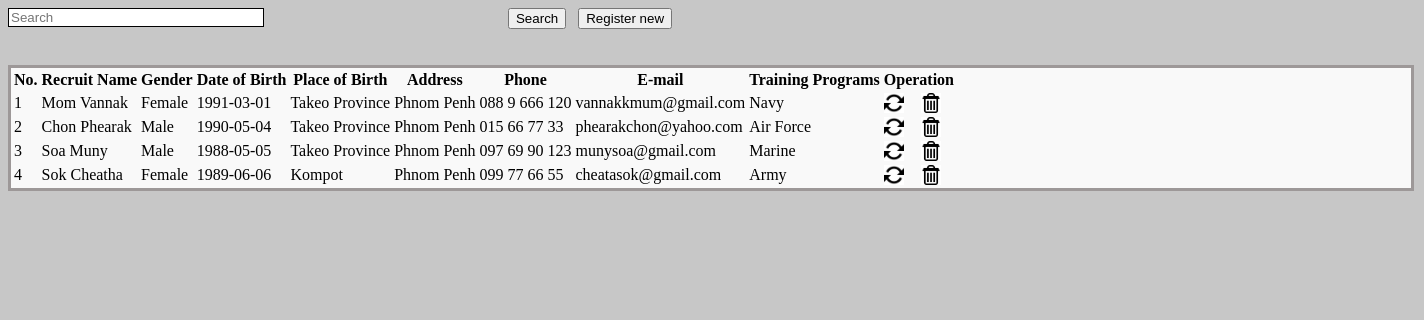
/View_Recruits.php, run on the app's committed database.
### tables this page shows
CREATE TABLE `rec_tbl` (
  `rec_id` int(10) UNSIGNED NOT NULL,
  `f_name` varchar(50) NOT NULL,
  `l_name` varchar(50) NOT NULL,
  `gender` char(10) NOT NULL,
  `dob` date NOT NULL,
  `pob` varchar(100) NOT NULL,
  `address` varchar(100) NOT NULL,
  `phone` varchar(50) NOT NULL,
  `email` varchar(70) NOT NULL,
  `note` varchar(100) NOT NULL
);

### View_Recruits.php (the view, shortened to what this page needs)
<!DOCTYPE html PUBLIC "-//W3C//DTD XHTML 1.0 Transitional//EN" "http://www.w3.org/TR/xhtml1/DTD/xhtml1-transitional.dtd">
<html xmlns="http://www.w3.org/1999/xhtml">
<head>
<link rel="stylesheet" type="text/css" href="css/style_view.css" />
</head>
<body>
<div class="btn_pos">
        <form method="post">
            <input type="text" name="searchtxt" class="input_box_pos form-control" placeholder="Search" />
            <div class="btn_pos_search">
            <input type="submit" class="btn btn-primary btn-large" name="btnsearch" value="Search"/>&nbsp;&nbsp;
            <a href="?tag=recruit_entry"><input type="button" class="btn btn-large btn-primary" value="Register new" name="butAdd"/></a>
            </div>
        </form>
    </div><br><br>
<div class="table_margin">
<table class="table table-bordered">
        <thead>
            <tr>
            <th style="text-align: center;">No.</th>
            <th style="text-align: center;">Recruit Name</th>
            <th style="text-align: center;">Gender</th>
            <th style="text-align: center;">Date of Birth</th>
            <th style="text-align: center;">Place of Birth</th>
            <th style="text-align: center;">Address</th>
            <th style="text-align: center;">Phone</th>
            <th style="text-align: center;">E-mail</th>
            <th style="text-align: center;">Training Programs</th>
            <th style="text-align: center;" colspan="2">Operation</th>
        </tr>
        <?php
	$key="";
	if($key !="")
		$sql_sel=mysqli_query($dbhandle, "SELECT * FROM rec_tbl WHERE f_name  like '%$key%' or l_name like '%$key%' or note like '%$key%'");
	else
		 $sql_sel=mysqli_query($dbhandle, "SELECT * FROM rec_tbl");
    $i=0;
    while($row=mysqli_fetch_array($sql_sel)){
    $i++;
    ?>
      <tr>
            <td><?php echo $i;?></td>
            <td><?php echo $row['f_name']."    ".$row['l_name'];?></td>
            <td><?php echo $row['gender'];?></td>
            <td><?php echo $row['dob'];?></td>
            <td><?php echo $row['pob'];?></td>
            <td><?php echo $row['address'];?></td>
            <td><?php echo $row['phone'];?></td>
            <td><?php echo $row['email'];?></td>
            <td><?php echo $row['note'];?></td>
            <td><a href="?tag=recruit_entry&opr=upd&rs_id=<?php echo $row['rec_id'];?>" title="Update"><img style="-webkit-box-shadow: 0px 0px 0px 0px rgba(50, 50, 50, 0.75);-moz-box-shadow:    0px 0px 0px 0px rgba(50, 50, 50, 0.75);box-shadow:         0px 0px 0px 0px rgba(50, 50, 50, 0.75);" src="picture/update.png" height="20" alt="Update" /></a></td>
            <td><a href="?tag=view_recruits&opr=del&rs_id=<?php echo $row['rec_id'];?>" title="Delete"><img style="-webkit-box-shadow: 0px 0px 0px 0px rgba(50, 50, 50, 0.75);-moz-box-shadow:    0px 0px 0px 0px rgba(50, 50, 50, 0.75);box-shadow:         0px 0px 0px 0px rgba(50, 50, 50, 0.75);" src="picture/delete.jpg" height="20" alt="Delete" /></a></td>
        </tr>
    <?php
    }
    ?>
    </table>
</div>
</body>
</html>

### css/style_view.css (style rules this page uses)
body { background-color: #c7c7c7; }
.table_margin { background-color: #f9f9f9; }
.table_margin { width: 1400px; border: 3px solid #9d9898; }
.btn_pos { text-align: center; }
.input_box_pos { width: 250px; border: 1px solid black; float: left; }
.btn_pos { margin-right: 500px; }

### data on the page
rec_tbl: f_name "Mom", l_name "Vannak", gender "Female", dob "1991-03-01", pob "Takeo Province", address "Phnom Penh", phone "088 9 666 120", email "vannakkmum@gmail.com", note "Navy"
rec_tbl: f_name "Chon", l_name "Phearak", gender "Male", dob "1990-05-04", pob "Takeo Province", address "Phnom Penh", phone "015 66 77 33", email "phearakchon@yahoo.com", note "Air Force"
rec_tbl: f_name "Soa", l_name "Muny", gender "Male", dob "1988-05-05", pob "Takeo Province", address "Phnom Penh", phone "097 69 90 123", email "munysoa@gmail.com", note "Marine"
rec_tbl: f_name "Sok", l_name "Cheatha", gender "Female", dob "1989-06-06", pob "Kompot", address "Phnom Penh", phone "099 77 66 55", email "cheatasok@gmail.com", note "Army"
